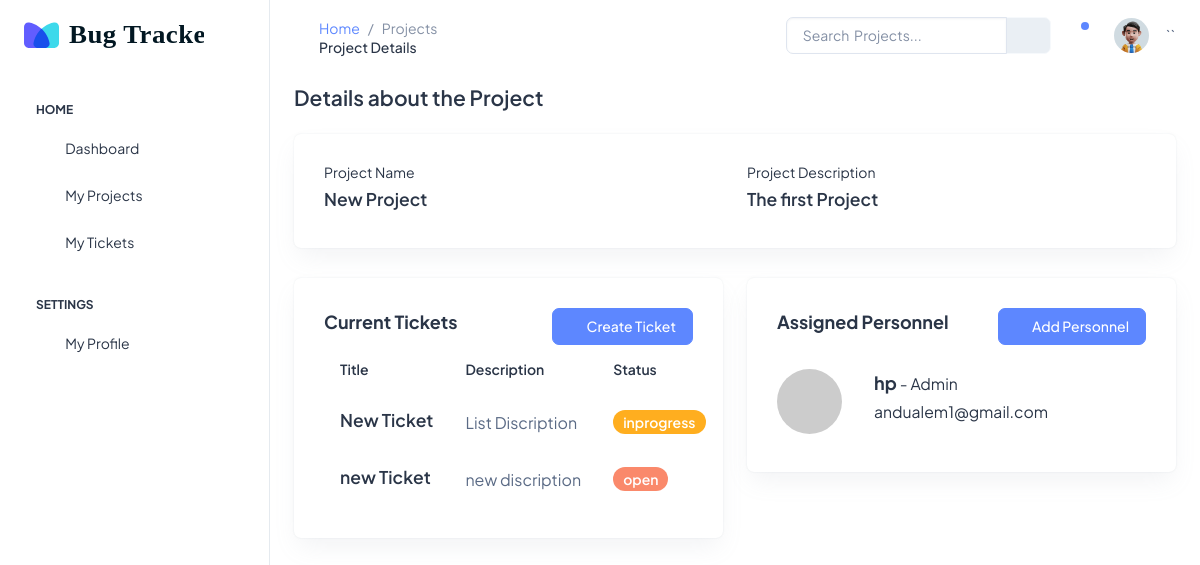
Page /projects/1/details on the earlier database version.
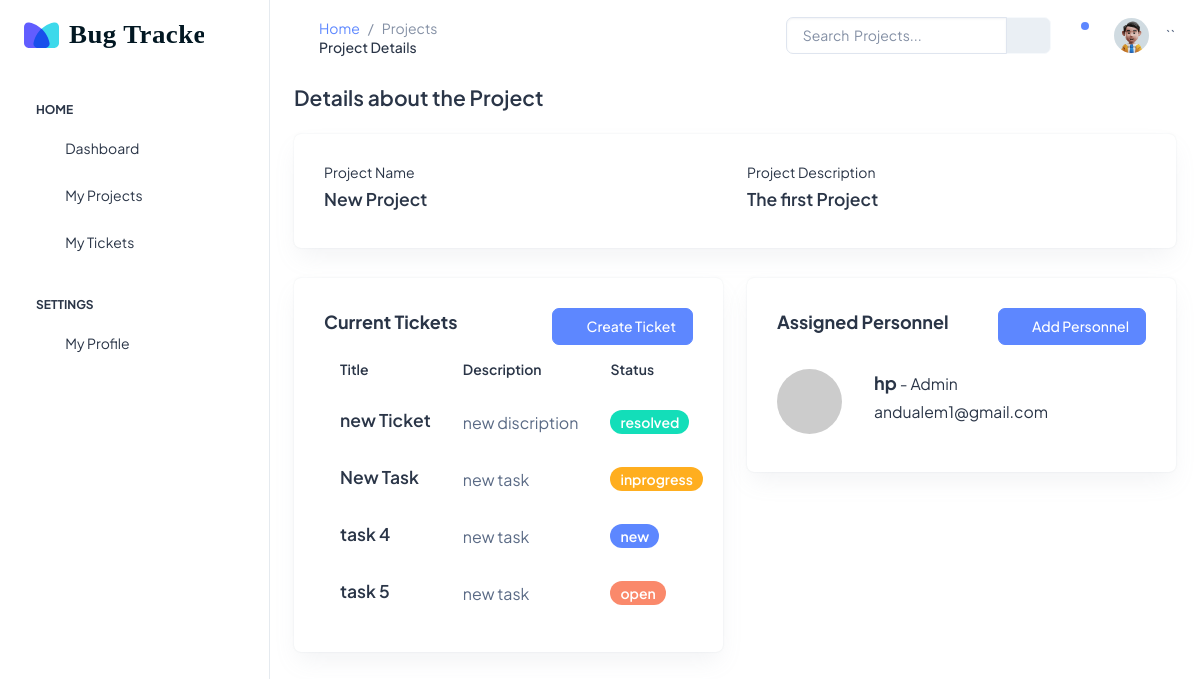
Same page on the later database version.
### projects/models.py (models this page shows, shortened)
class Project(models.Model):
    name = models.CharField(max_length=200, blank=False)
    description = models.TextField()
    personnels = models.ManyToManyField(User)
    created_at = models.DateTimeField(auto_now_add=True)

### tickets/models.py (models this page shows, shortened)
class Ticket(models.Model):
    ORDER_STATUS = (
        ("new", "new"),
        ("open", "open"),
        ("inprogress", "inprogress"),
        ("resolved", "resolved"),
        ("additional information required", "additional information required"),
    )
    PRIORITY = (
        ("None", "None"),
        ("Low", "Low"),
        ("Medium", "Medium"),
        ("High", "High"),
    )
    TYPE = (
        ("Bugs/Errors", "Bugs/Errors"),
        ("Feature request", "Feature Request"),
        ("Other Comments", "Other Comments"),
        ("Traning/documents request", "Traning/documents Request"),
    )
    title = models.CharField(max_length=200)
    description = models.TextField()
    status = models.CharField(max_length=40, choices=ORDER_STATUS)
    priority = models.CharField(max_length=40, choices=PRIORITY)
    type = models.CharField(max_length=40, choices=TYPE)
    project = models.ForeignKey(to=Project, on_delete=models.CASCADE)
    submitter = models.ForeignKey(
        to=User, related_name="submitter", on_delete=models.CASCADE
    )
    developer = models.ForeignKey(
        to=User,
        related_name="developer",
        on_delete=models.CASCADE,
    )
    created_at = models.DateTimeField(auto_now_add=True)
    updated_at = models.DateTimeField(auto_now=True)

### users/models.py (models this page shows)
class User(AbstractUser):
    ROLE_CHOICES = (
        ("Developer", "Developer"),
        ("Project Manager", "Project Manager"),
        ("Submitter", "Submitter"),
        ("Admin", "Admin"),
    )
    role = models.CharField(
        max_length=40, default="Developer", choices=ROLE_CHOICES, blank=True, null=True
    )

### projects/views.py (the view)
class ProjectDetailView(DetailView):
    template_name = "projects/detail_project.html"
    model = Project
    context_object_name = "project"
    def get_context_data(self, **kwargs):
        context = super().get_context_data(**kwargs)
        context["tickets"] = Ticket.objects.filter(project=context["project"])
        context["users"] = User.objects.all()
        return context

### projects/templates/projects/detail_project.html (shortened to what this page needs)
{% extends 'base.html' %}
{% load static %}
{% block title %} Projects {% endblock title %}
{% block subtitle %} Project Details {% endblock subtitle %}
{% block content %}
<div class="row">
    <div class="col-12">
        <h4 class="fw-semibold mb-4">Details about the Project</h4>
        <div class="card">
            <div class="card-body">
                <div class="row">
                    <div class="col-md-6">
                        <h6 class="fw-normal mb-2">Project Name</h6>
                        <h5 class="fw-semibold">{{project.name}}</h5>
                    </div>
                    <div class="col-md-6">
                        <h6 class="fw-normal mb-2">Project Description</h6>
                        <h5 class="fw-semibold">{{project.description}}</h5>
                    </div>
                </div>
            </div>
        </div>
    </div>
    <div class="col">
        <div class="row">
            <div class="col-md-6">
                <div class="card">
                    <div class="card-body">
                        <div class="d-flex justify-content-between">
                            <div class="card-title">
                                <strong>Current Tickets</strong>
                            </div>
                            <a
                                href="{% url 'create_ticket' project.id%}"
                                class="btn btn-primary"
                            >
                                <span class="me-1">
                                    <i class="ti ti-circle-plus"></i> </span
                                >Create Ticket</a
                            >
                        </div>
                        <div>
                            <table class="table text-nowrap mb-0 align-middle">
                                <thead class="text-dark fs-4">
                                    <tr>
                                        <th class="border-bottom-0">
                                            <h6 class="fw-semibold mb-0">
                                                Title
                                            </h6>
                                        </th>
                                        <th class="border-bottom-0">
                                            <h6 class="fw-semibold mb-0">
                                                Description
                                            </h6>
                                        </th>
                                        <th class="border-bottom-0">
                                            <h6 class="fw-semibold mb-0">
                                                Status
                                            </h6>
                                        </th>
                                    </tr>
                                </thead>
                                <tbody>
                                    {% for ticket in project.ticket_set.all %}
                                    <tr>
                                        <td class="border-bottom-0">
                                            <a
                                                href="{% url 'ticket_detail' ticket.id%}"
                                            >
                                                <h5 class="fw-semibold mb-1">
                                                    {{ticket.title}}
                                                </h5>
                                            </a>
                                        </td>
                                        <td class="border-bottom-0">
                                            <p class="mb-0 fw-normal">
                                                {{ticket.description|truncatechars:20}}
                                            </p>
                                        </td>
                                        <td class="border-bottom-0">
                                            <div
                                                class="d-flex align-items-center gap-2"
                                            >
                                                {% include "tickets/partials/_status.html"%}
                                            </div>
                                        </td>
                                    </tr>
                                    {% endfor %}
                                </tbody>
                            </table>
                        </div>
                    </div>
                </div>
            </div>
            <div class="col-md-6">
                <div class="card">
                    <div class="card-body">
                        <div class="card-title">
                            <div class="row">
                                <div class="col">
                                    <strong>Assigned Personnel</strong>
                                </div>
                                <div class="col d-flex justify-content-end">
                                    <button
                                        data-bs-toggle="modal"
                                        data-bs-target="#exampleModal"
                                        class="btn btn-primary"
                                    >
                                        <span class="me-1">
                                            <i
                                                class="ti ti-circle-plus"
                                            ></i> </span
                                        >Add Personnel
                                    </button>
                                </div>
                            </div>
                            {% for user in project.personnels.all %}
                            <div class="d-flex flex-start mt-4">
                                <a class="me-3" href="#">
                                    <img
                                        class="rounded-circle shadow-1-strong"
                                        src="https://picsum.photos/200"
                                        alt="avatar"
                                        width="65"
                                        height="65"
                                    />
                                </a>
                                <div class="ms-3 flex-grow-1 flex-shrink-1">
                                    <div>
                                        <div
                                            class="d-flex justify-content-between align-items-center"
                                        >
                                            <p class="mb-1">
                                                <strong> {{ user.username}}</strong
                                                        >
                                                <span class="small"
                                                    >-
                                                    {{ user.role }}
                                                </span>
                                            </p>
                                        </div>
                                        <p class="small mb-0">{{user.email}}</p>
                                    </div>
                                </div>
                            </div>
                            {% endfor %}
                        </div>
                    </div>
                </div>
            </div>
        </div>
    </div>
    {% endblock content %}

### tickets/templates/tickets/partials/_status.html
<span
class="badge
{% if  ticket.status == "new"%}
bg-primary
{% elif ticket.status == "open" %}
bg-danger
{% elif ticket.status == "inprogress" %}
bg-warning
{% elif ticket.status == "resolved" %}
bg-success
{% elif ticket.status == "additional information required" %}
bg-info
{% endif %}
rounded-3 fw-semibold"
>{{ticket.status}}</span
>

Differences in the rows shown:
removed Ticket: title "New Ticket", description "List Discription", status "inprogress"
changed Ticket "new Ticket": status "open" → "resolved"
added Ticket: title "New Task", description "new task", status "inprogress"
added Ticket: title "task 4", description "new task", status "new"
added Ticket: title "task 5", description "new task", status "open"
